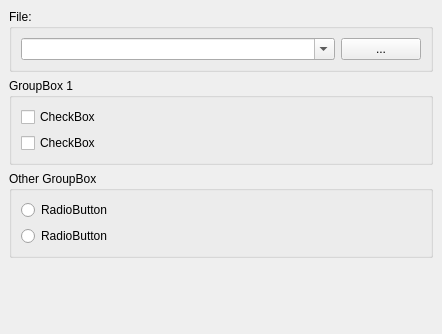
<ui version="4.0" >
 <class>Form</class>
 <widget class="QWidget" name="Form" >
  <property name="geometry" >
   <rect>
    <x>0</x>
    <y>0</y>
    <width>442</width>
    <height>334</height>
   </rect>
  </property>
  <property name="minimumSize" >
   <size>
    <width>400</width>
    <height>0</height>
   </size>
  </property>
  <property name="windowTitle" >
   <string>Form</string>
  </property>
  <layout class="QHBoxLayout" >
   <property name="margin" >
    <number>9</number>
   </property>
   <property name="spacing" >
    <number>6</number>
   </property>
   <item>
    <layout class="QVBoxLayout" >
     <property name="margin" >
      <number>0</number>
     </property>
     <property name="spacing" >
      <number>6</number>
     </property>
     <item>
      <widget class="QGroupBox" name="groupBox" >
       <property name="sizePolicy" >
        <sizepolicy>
         <hsizetype>7</hsizetype>
         <vsizetype>5</vsizetype>
         <horstretch>1</horstretch>
         <verstretch>0</verstretch>
        </sizepolicy>
       </property>
       <property name="title" >
        <string>File:</string>
       </property>
       <layout class="QVBoxLayout" >
        <property name="margin" >
         <number>9</number>
        </property>
        <property name="spacing" >
         <number>6</number>
        </property>
        <item>
         <layout class="QHBoxLayout" >
          <property name="margin" >
           <number>0</number>
          </property>
          <property name="spacing" >
           <number>6</number>
          </property>
          <item>
           <widget class="QComboBox" name="comboBox" >
            <property name="sizePolicy" >
             <sizepolicy>
              <hsizetype>5</hsizetype>
              <vsizetype>0</vsizetype>
              <horstretch>1</horstretch>
              <verstretch>0</verstretch>
             </sizepolicy>
            </property>
            <property name="editable" >
             <bool>true</bool>
            </property>
           </widget>
          </item>
          <item>
           <widget class="QPushButton" name="pushButton" >
            <property name="text" >
             <string>...</string>
            </property>
           </widget>
          </item>
         </layout>
        </item>
       </layout>
      </widget>
     </item>
     <item>
      <widget class="QGroupBox" name="groupBox_2" >
       <property name="sizePolicy" >
        <sizepolicy>
         <hsizetype>5</hsizetype>
         <vsizetype>5</vsizetype>
         <horstretch>1</horstretch>
         <verstretch>0</verstretch>
        </sizepolicy>
       </property>
       <property name="title" >
        <string>GroupBox 1</string>
       </property>
       <layout class="QHBoxLayout" >
        <property name="margin" >
         <number>9</number>
        </property>
        <property name="spacing" >
         <number>6</number>
        </property>
        <item>
         <layout class="QVBoxLayout" >
          <property name="margin" >
           <number>0</number>
          </property>
          <property name="spacing" >
           <number>6</number>
          </property>
          <item>
           <widget class="QCheckBox" name="checkBox" >
            <property name="sizePolicy" >
             <sizepolicy>
              <hsizetype>1</hsizetype>
              <vsizetype>0</vsizetype>
              <horstretch>1</horstretch>
              <verstretch>0</verstretch>
             </sizepolicy>
            </property>
            <property name="text" >
             <string>CheckBox</string>
            </property>
           </widget>
          </item>
          <item>
           <widget class="QCheckBox" name="checkBox_2" >
            <property name="sizePolicy" >
             <sizepolicy>
              <hsizetype>1</hsizetype>
              <vsizetype>0</vsizetype>
              <horstretch>1</horstretch>
              <verstretch>0</verstretch>
             </sizepolicy>
            </property>
            <property name="text" >
             <string>CheckBox</string>
            </property>
           </widget>
          </item>
         </layout>
        </item>
       </layout>
      </widget>
     </item>
     <item>
      <widget class="QGroupBox" name="groupBox_3" >
       <property name="sizePolicy" >
        <sizepolicy>
         <hsizetype>5</hsizetype>
         <vsizetype>5</vsizetype>
         <horstretch>1</horstretch>
         <verstretch>0</verstretch>
        </sizepolicy>
       </property>
       <property name="title" >
        <string>Other GroupBox</string>
       </property>
       <layout class="QHBoxLayout" >
        <property name="margin" >
         <number>9</number>
        </property>
        <property name="spacing" >
         <number>6</number>
        </property>
        <item>
         <layout class="QVBoxLayout" >
          <property name="margin" >
           <number>0</number>
          </property>
          <property name="spacing" >
           <number>6</number>
          </property>
          <item>
           <widget class="QRadioButton" name="radioButton" >
            <property name="sizePolicy" >
             <sizepolicy>
              <hsizetype>1</hsizetype>
              <vsizetype>0</vsizetype>
              <horstretch>1</horstretch>
              <verstretch>0</verstretch>
             </sizepolicy>
            </property>
            <property name="text" >
             <string>RadioButton</string>
            </property>
           </widget>
          </item>
          <item>
           <widget class="QRadioButton" name="radioButton_2" >
            <property name="sizePolicy" >
             <sizepolicy>
              <hsizetype>1</hsizetype>
              <vsizetype>0</vsizetype>
              <horstretch>1</horstretch>
              <verstretch>0</verstretch>
             </sizepolicy>
            </property>
            <property name="text" >
             <string>RadioButton</string>
            </property>
           </widget>
          </item>
         </layout>
        </item>
       </layout>
      </widget>
     </item>
     <item>
      <spacer>
       <property name="orientation" >
        <enum>Qt::Vertical</enum>
       </property>
       <property name="sizeHint" >
        <size>
         <width>20</width>
         <height>40</height>
        </size>
       </property>
      </spacer>
     </item>
    </layout>
   </item>
  </layout>
  <action name="actionAction1" >
   <property name="text" >
    <string>action1</string>
   </property>
  </action>
 </widget>
 <resources/>
 <connections>
  <connection>
   <sender>pushButton</sender>
   <signal>clicked()</signal>
   <receiver>actionAction1</receiver>
   <slot>trigger()</slot>
   <hints>
    <hint type="sourcelabel" >
     <x>338</x>
     <y>55</y>
    </hint>
    <hint type="destinationlabel" >
     <x>-1</x>
     <y>-1</y>
    </hint>
   </hints>
  </connection>
 </connections>
</ui>
